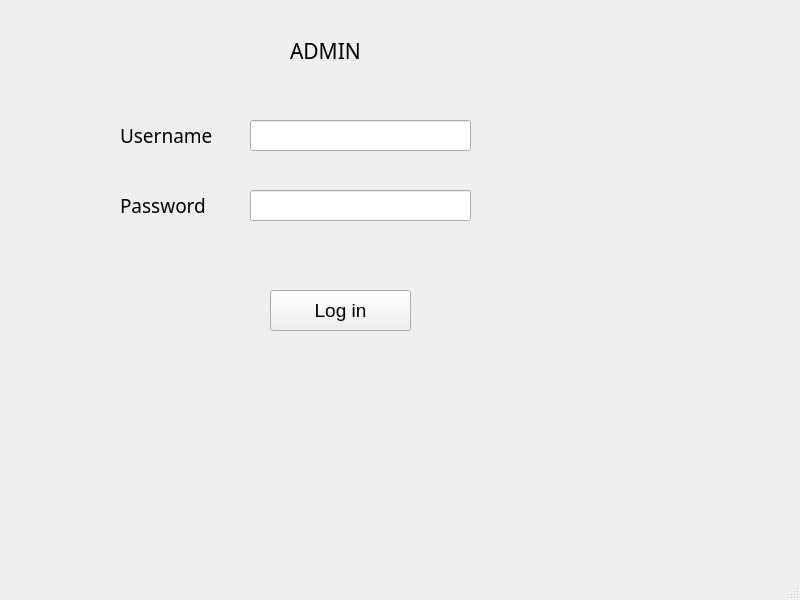
<?xml version="1.0" encoding="UTF-8"?>
<ui version="4.0">
 <class>MainWindow</class>
 <widget class="QMainWindow" name="MainWindow">
  <property name="geometry">
   <rect>
    <x>0</x>
    <y>0</y>
    <width>800</width>
    <height>600</height>
   </rect>
  </property>
  <property name="windowTitle">
   <string>MainWindow</string>
  </property>
  <widget class="QWidget" name="centralwidget">
   <widget class="QLabel" name="label">
    <property name="geometry">
     <rect>
      <x>120</x>
      <y>120</y>
      <width>121</width>
      <height>31</height>
     </rect>
    </property>
    <property name="font">
     <font>
      <family>Microsoft PhagsPa</family>
      <pointsize>14</pointsize>
      <weight>50</weight>
      <bold>false</bold>
     </font>
    </property>
    <property name="text">
     <string>Username</string>
    </property>
   </widget>
   <widget class="QLabel" name="label_2">
    <property name="geometry">
     <rect>
      <x>130</x>
      <y>180</y>
      <width>47</width>
      <height>16</height>
     </rect>
    </property>
    <property name="text">
     <string/>
    </property>
   </widget>
   <widget class="QLabel" name="label_3">
    <property name="geometry">
     <rect>
      <x>120</x>
      <y>190</y>
      <width>101</width>
      <height>31</height>
     </rect>
    </property>
    <property name="font">
     <font>
      <family>Microsoft PhagsPa</family>
      <pointsize>14</pointsize>
      <weight>50</weight>
      <bold>false</bold>
     </font>
    </property>
    <property name="text">
     <string>Password</string>
    </property>
   </widget>
   <widget class="QPushButton" name="pushButton">
    <property name="geometry">
     <rect>
      <x>270</x>
      <y>290</y>
      <width>141</width>
      <height>41</height>
     </rect>
    </property>
    <property name="font">
     <font>
      <pointsize>14</pointsize>
      <weight>50</weight>
      <bold>false</bold>
     </font>
    </property>
    <property name="text">
     <string>Log in</string>
    </property>
   </widget>
   <widget class="QLabel" name="label_4">
    <property name="geometry">
     <rect>
      <x>290</x>
      <y>30</y>
      <width>221</width>
      <height>41</height>
     </rect>
    </property>
    <property name="font">
     <font>
      <family>Rockwell</family>
      <pointsize>16</pointsize>
      <weight>50</weight>
      <bold>false</bold>
     </font>
    </property>
    <property name="text">
     <string>ADMIN</string>
    </property>
   </widget>
   <widget class="QLineEdit" name="lineEdit">
    <property name="geometry">
     <rect>
      <x>250</x>
      <y>120</y>
      <width>221</width>
      <height>31</height>
     </rect>
    </property>
   </widget>
   <widget class="QLineEdit" name="lineEdit_2">
    <property name="geometry">
     <rect>
      <x>250</x>
      <y>190</y>
      <width>221</width>
      <height>31</height>
     </rect>
    </property>
   </widget>
  </widget>
  <widget class="QMenuBar" name="menubar">
   <property name="geometry">
    <rect>
     <x>0</x>
     <y>0</y>
     <width>800</width>
     <height>21</height>
    </rect>
   </property>
  </widget>
  <widget class="QStatusBar" name="statusbar"/>
 </widget>
 <resources/>
 <connections/>
</ui>
